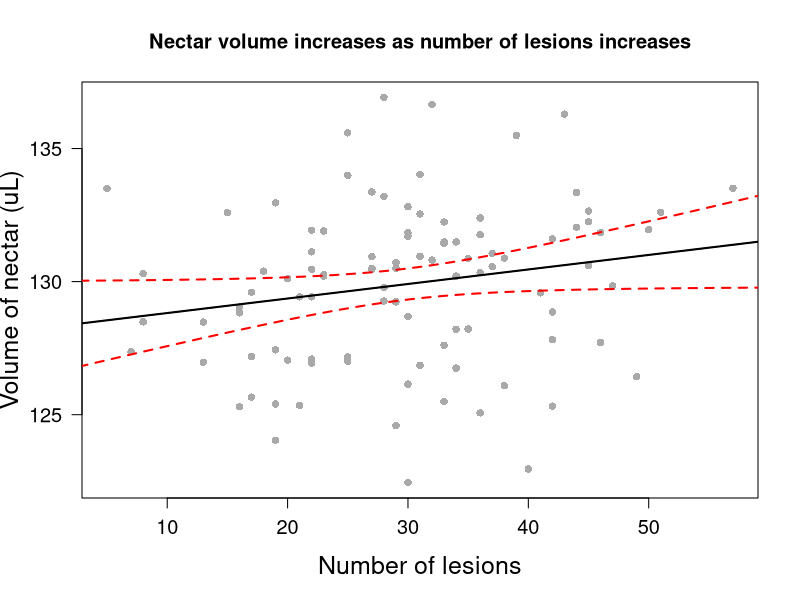
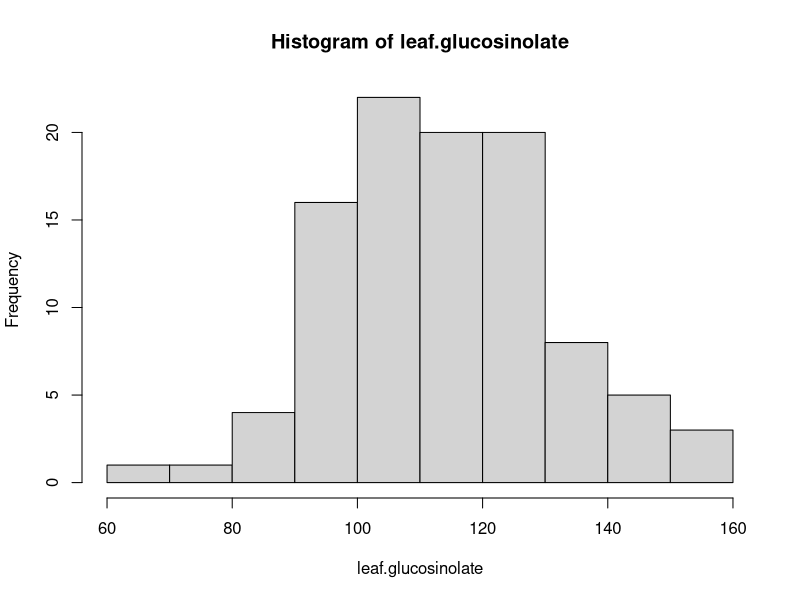
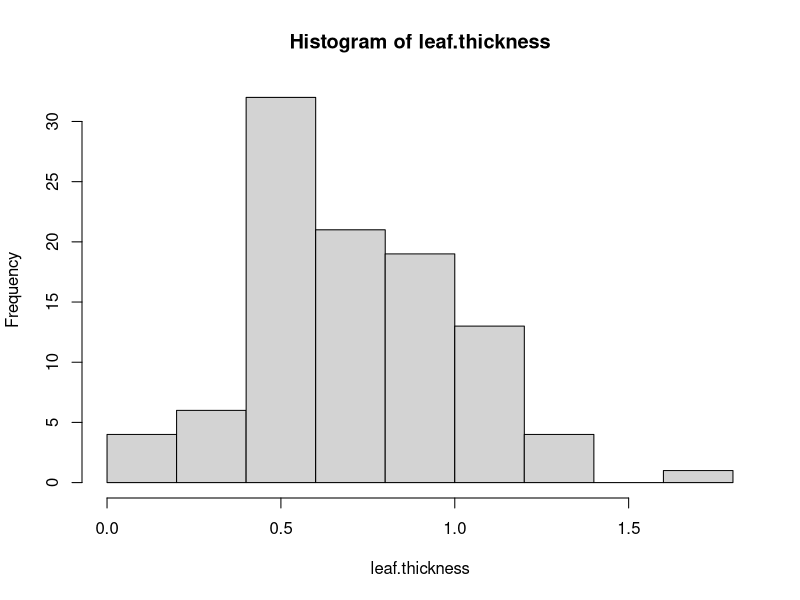
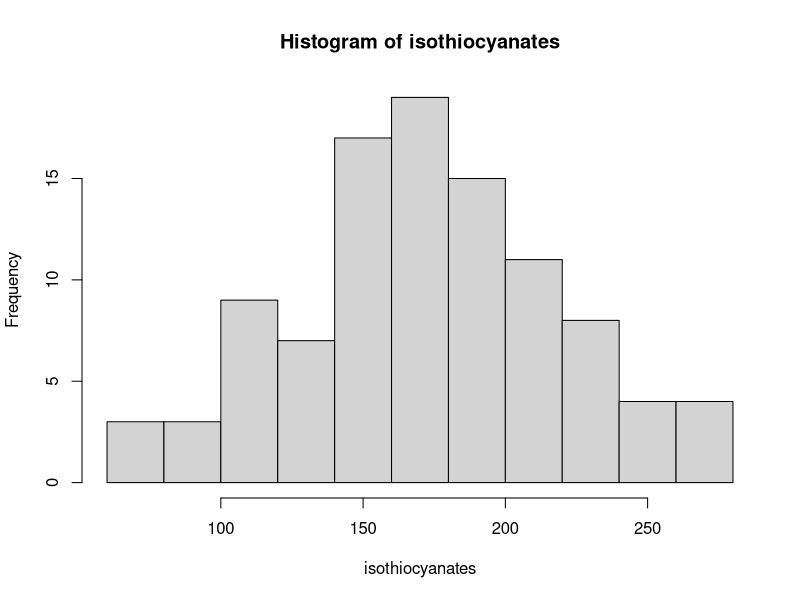
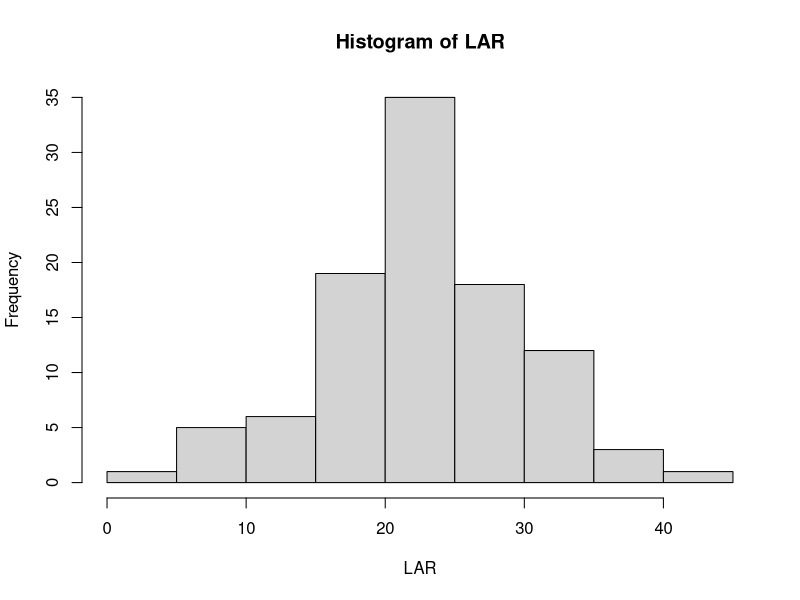
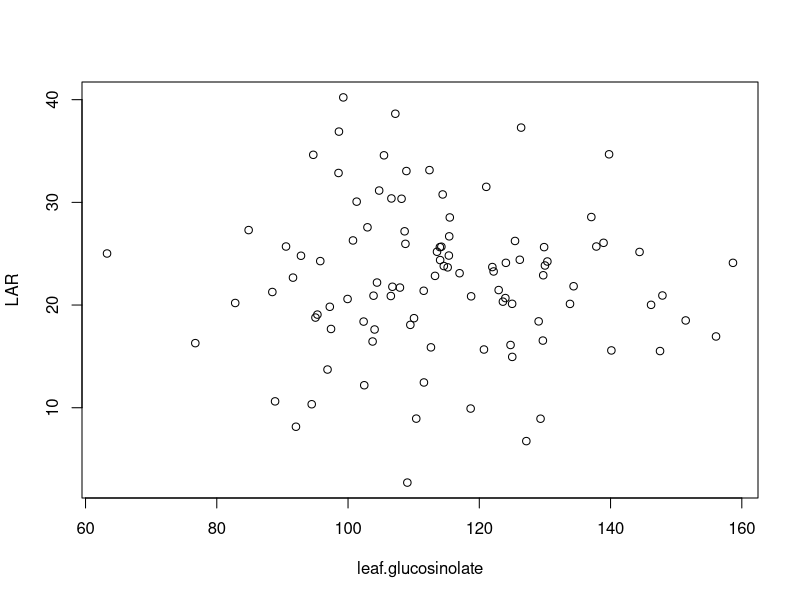
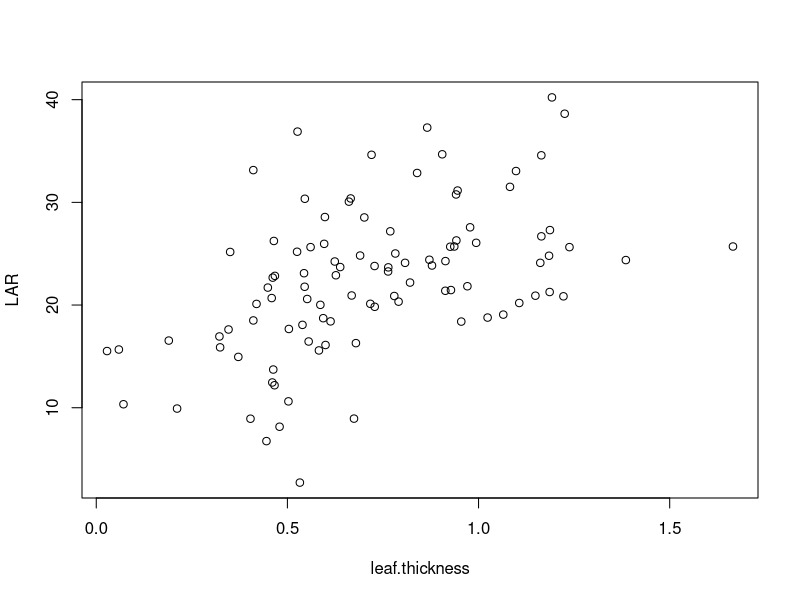
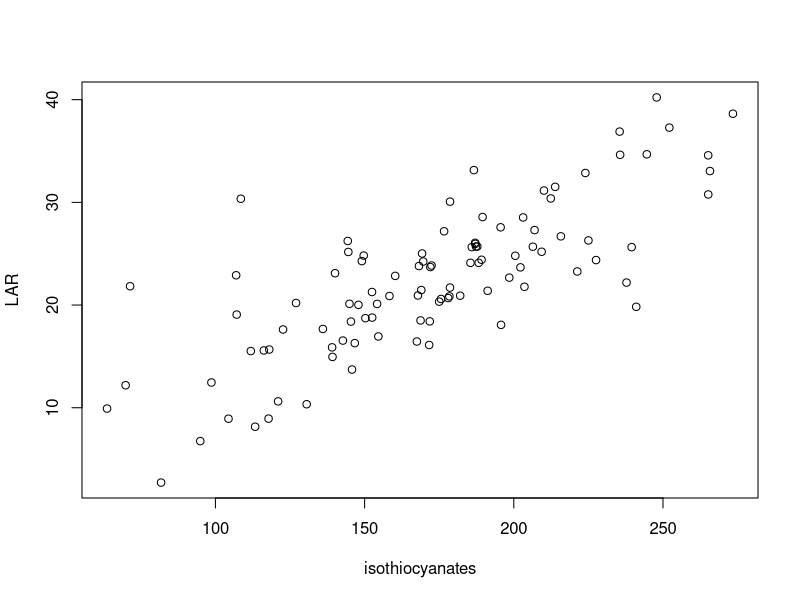

Generate these figures, in order, with R:
# Midterm
# The midterm is due Wednesday, October 25th at 11:15 am. Email the exam to eebbiometry@gmail.com. You need only send this single document (an R text document). Be sure that the code you provide can be run in R as is. Provide all the code used to carry out your analyses (e.g., tests for normality, plotting and tests used during exploratory data analysis, tests for collinearity, lack of fit (if required), diagnostics, etc.). Please annotate all your code so we can follow along step by step. Finally, remember that this is an exam; you are on the honor system to make this an INDIVIDUAL effort please.

#Name: Matthew Tuttle

##################################################################

#1. Below are field measurements of egg mass of treefrogs (We will assume a normal distribution).
egg.mass<-c(3.1, 4.6, 3.9, 3.4, 3.6, 3.7, 3.8, 4.6, 4.7, 4.3, 2.6, 6, 4.7, 3.4, 3.1, 4.9, 3.8, 5.3, 4.4, 5.9, 3.6, 5.1, 5.2, 3.6, 5.3, 2.9, 4.7, 4.7, 3.8, 6.5, 5.1, 6.3, 5.1, 2.7, 4.4, 4.3, 3.7, 5.5, 3.2, 5.6, 4, 2.3, 5.2, 4.4, 4.8, 3.6, 3.7, 4.2, 5.3, 5.3, 5.6, 4.1, 4.1, 5, 4.1, 5, 3.3, 5.9, 5.7)


#A.  Based upon our parameter estimates for a normal distribution, what is the equal tailed 95% interval for any sample drawn from this population (i.e., that is the expected range of 95% of our sample)?

expected.range <- quantile(egg.mass, c(0.025, 0.975))

  
#B. What is the equal tailed 95% interval for OUR sample?

mean.egg.mass <- mean(egg.mass)
sd.egg.mass <- sd(egg.mass)

upper.range <- mean.egg.mass-qnorm(0.025)*sd.egg.mass
lower.range <- mean.egg.mass+qnorm(0.025)*sd.egg.mass


#C. If we were to sample this population tens of thousands of times, what is the expected standard deviation of the means?

# The expected standard deviation of the means would be 1 since the data should be normally distributed.


#D. Calculate the 95% confidence interval

n.egg.mass <- length(egg.mass)
std.error <- sd.egg.mass/sqrt(n.egg.mass)
the.CI <- qt(0.975, df = n.egg.mass-1) * std.error

lower.95.CI <- mean.egg.mass - the.CI
upper.95.CI <- mean.egg.mass + the.CI


#E. Based on our parameter estimates, what is the probability that a sampled egg from the population has an egg mass equal to or less than 3.3

prob3.3 <- pnorm(3.3, mean = mean.egg.mass, sd = sd.egg.mass, lower.tail = TRUE)


##################################################################

#2.  You've sampled tunicates (sessile marine chordates) from m^2 quadrates in Oregon (the data is below).  Based on these data, answer the following questions.

tunicates<-c(13,9,7,4,5,9,5,4,5,6,8,8,6,9,9,5,8,5,6,7,14,9,3,13,9,5,8,4,5,3,6,9,3,2,10,6,8,8,6,9,12,4,19,7)

#A.  What is an appropriate distribution to use to model this data?

# An appropriate distribution for modeling this data is the Poisson distribution since the tunicate data is count data and therefore a discrete distribution should be used over a continuous one. Additionally, the Poisson distribution does not require a set number of trials and is bound from 0 to infinity, both of which fit well with this dataset.

# Test showing that this data fits a Poisson distribution well
library(vcd)
gf <- goodfit(tunicates, type = "poisson")
summary(gf)


#B.  What is/are the parameter estimate(s) for this distribution?

# The parameter estimate for this distribution is lambda, known as the rate parameter. The maximum likelihood estimate of this parameter is the mean of all observations.


#C.  What is the probability that your next quadrate will have 3 or fewer tunicates?

prob.3.fewer <- ppois(3, lambda = mean(tunicates), lower.tail = TRUE)


#D.  What is the probability that your next quadrate will have 9 or greater tunicates?

prob.9.greater <- ppois(8, lambda = mean(tunicates), lower.tail = FALSE)


#E.  Based on our parameter estimates, what is the probability that a quadrat has BETWEEN 3 and 6 tunicates?

prob.between <- dpois(4, lambda = mean(tunicates)) + dpois(5, lambda = mean(tunicates)) # Probability exclusive of the values 3 and 6, therefore only the densities at 4 and 5 are included


#######################################################

#3. Suppose 0.5% of all students seeking treatment at a school infirmary are eventually diagnosed as having mononucleosis.  Of those who do have mono, 90% complain of a sore throat.  But 30% of those who do not have mono also claim to have sore throats.  If a student comes to the infirmary and says he or she has a sore throat, what is the probability the student has mono?

prior <- 0.005 # 0.5% of students seeking treatment have mono
likelihood <- 0.9 # 90% with mono complain of sore throat
no.mono.sore <- 0.3 # 30% of students without mono that have sore throats
observed <- (likelihood * prior) + (no.mono.sore * (1 - prior)) # Probability of the data

prob.mono <- (likelihood * prior) / observed # Probability a student with a sore throat has mono


######################################################

#4.  Here are some data on fish mouth gape and gill raker length. Based on this data, answer the following questions.

gape.cm<-c(100.3, 97.2, 100.8, 105, 102, 101.1, 100, 105.6, 100.8, 102.5, 100.2, 105.5, 103.5, 98.6, 99.3, 98.9, 102.1, 97.7, 98.5, 99.4, 100.3, 100.1, 100.8, 101.2, 95.5, 99.3, 96.5, 97.8, 101.5, 100.4, 101.1, 95.6, 99.1, 95.5, 104.8, 102.4, 98, 101, 101.3, 103.4, 98.6, 98, 99.5, 96.7, 99.5, 100.4, 100.3, 96.2, 98.4)

gill.raker.length.mm<-c(250.7, 230, 257.6, 241.2, 247.7, 252, 251.5, 261.5, 242.7, 245.4, 265.9, 256.1, 238.3, 256.9, 236.2, 244.3, 247.2, 235.7, 253.8, 247.8, 242.4, 251.7, 251.3, 245.5, 237.5, 249.6, 228.8, 241.8, 253.5, 244.1, 242.3, 240.5, 251.6, 241, 253.4, 248.9, 232.5, 250.8, 252.4, 245.9, 238.8, 241.9, 225.1, 232.1, 239.9, 236.1, 253.8, 223.4, 233.2)

#A.  What is the pearson-product moment correlation for these data?

pearson.cor <- cor(gape.cm, gill.raker.length.mm, method = c("pearson"))


#B.  What is the 99% confidence interval around this correlation?

n.gape <- length(gape.cm)
z.pearson.cor <- 0.5 * log((1 + pearson.cor) / (1 - pearson.cor)) # Fisher's r-z transformation
z.se <- sqrt(1 / (n.gape - 3))

upper.z.CI <- z.pearson.cor + qt(0.995, n.gape - 2) * z.se
lower.z.CI <- z.pearson.cor + qt(0.005, n.gape - 2) * z.se

# Backtransformed 99% confidence interval
upper.99.CI <- (exp(2 * upper.z.CI) - 1) / (exp(2 * upper.z.CI) + 1)
lower.99.CI <- (exp(2 * lower.z.CI) - 1) / (exp(2 * lower.z.CI) + 1)


#C.  What units are correlation in?

# Correlation is dimensionless given that the data is z-transformed when calculating correlation.


#D.  What is the covariance between these two?

covariance <- cov(gape.cm, gill.raker.length.mm, method = c("pearson"))


#E.  What units are this covariance in?

# The units of this covariance are cm gape * mm gill raker length. This is because you multiply the units of your variables together when you are calculate the covariance. This value is therefore sensitive to the starting units you use when calculating the covariance. Correlation on the other hand is not, as it standardizes values via z-transformation. If we were to z-transform our data and then calculate the covariance, we would see that the covariance of our z-transformed data is equal to the correlation.


##################################################################

#5. Below are data on total leaf lesions due to viral infection and average nectar volume of flowers (microliters) of deadly nightshade (Atropa belladona). We are interested in knowing whether the number of leaf lesions can predict nectar volume.

#A. Make a pretty figure showing the data, your results, and the 95% confidence interval around the fitted values. Use these data to address the following questions.

nectar.ul <- c(132.6,125.66,133.99,129.78,124.59,131.93,131.49,131.95,130.88,129.6,126.09,132.59,133.5,130.5,133.35,130.46,131.84,136.92,129.24,130.81,127.19,127.05,125.32,127.71,127.44,130.94,125.5,125.3,132.04,132.65,129.04,126.43,122.96,126.15,125.35,127.01,133.2,136.29,135.59,130.46,125.07,132.54,130.3,124.04,131.43,128.21,132.81,131.45,132.25,130.21,125.4,129.43,126.75,131.9,130.34,132.96,127.61,130.39,130.19,129.27,133.51,127.37,131.83,128.48,132.39,131.06,136.65,130.95,134.02,130.87,130.6,130.72,128.86,129.84,128.69,130.5,126.97,129.58,129.43,131.76,128.49,135.49,126.94,130.11,127.82,132.24,122.45,131.49,130.26,131.61,127.09,133.37,128.22,127.17,126.86,128.83,131.12,131.71,130.56,130.21)

lesions <- c(51,17,25,28,29,22,33,50,38,17,38,15,5,29,44,22,46,28,29,32,17,20,42,46,19,27,33,16,44,45,16,49,40,30,21,25,28,43,25,27,36,31,8,19,33,34,30,33,45,34,19,22,34,23,36,19,33,18,34,28,57,7,30,13,36,37,32,31,31,35,45,29,42,47,30,27,13,41,21,36,8,39,22,20,42,33,30,34,23,42,22,27,35,25,31,16,22,30,37,23)


# Generates a linear model looking at volume of nectar as a function of lesions
model <- lm(nectar.ul ~ lesions)

# Calculates 95% confidence interval around fitted values
summary(lesions)
pred.frame <- data.frame(lesions = seq(from = 0, to = 60, length = 200))
pred.conf <- predict(model, interval = "confidence", newdata = pred.frame)
cbind(pred.frame, pred.conf)

# Makes a pretty figure
plot(x = lesions,
     y = nectar.ul,
     pch = 16,
     col="darkgrey",
     xlab="Number of lesions",
     ylab="Volume of nectar (uL)",
     las=1,
     main="Nectar volume increases as number of lesions increases",
     cex.lab=1.5,
     cex.axis=1.2
     )
abline(model)
matlines(pred.frame, pred.conf, lwd = 2, lty = c(1,2,2), col = c("black", "red", "red"))


#B. Use an anova to test the null hypothesis that the slope is different from zero.

anova.test <- anova(model)
prob.not.zero <- anova.test$`Pr(>F)`[1]

# Given that the probability of the slope being different from zero is greater than 0.05, we fail to reject our null hypothesis. Therefore, we accept that the slope is equal to zero, assuming that we are interested at looking at our data at the 95% confidence level with a strict p-value cut off of 0.05.

# p-value can also be calculated by hand
summary(model)
theta <- 0
slope <- model$coefficients[2]
slope.err <- 0.02793 # pulled value from model summary
t.slope <- (slope - theta) / slope.err
by.hand.prob.not.zero <- pt(q = t.slope, df = (length(nectar.ul) - 2), lower.tail = FALSE) * 2


#C. Theory predicts that nectar volume should INCREASE as the number of lesions increases. Test this hypothesis.

# One-tailed t-test used to calculate p-value in one direction to see if the slope is greater than zero.
prob.pos.relationship <- pt(q = t.slope, df = (length(nectar.ul) - 2), lower.tail = FALSE) 

# Given that the p-value is less than 0.05, this indicates that the slope is greater than zero. This means that as theory predicts, nectar volume increases as the number of lesions increases. However, given that we failed to reject our null hypothesis in part B, the appropriateness of using this one-tailed t-test to calculate this p-value is questionable.


#D.  Based on your parameter estimates, what is the 95% confidence interval around the fitted values of a plant with 62 lesions? 

lesions.95.CI <- predict(model, interval = "confidence", newdata = data.frame(lesions = 62))
lesions.lower.95.CI <- lesions.95.CI[2]
lesions.upper.95.CI <- lesions.95.CI[3]


##################################################################

#6. Below is data on a species of wild mustard. Leaf glucosinolate (ug/mg dry weight) and isothiocyanates (ug/mg dry weight) have been implicated in herbivore resistence. Leaf thickness (mm) is the average thickness of leaves based on the average of 10 randomly selected leaves. Using these data, answer the questions below.

leaf.glucosinolate<-c(121.061,151.448,106.522,97.407,110.052,158.652,111.531,109.037,102.374,122.181,144.418,147.539,137.071,124.052,104.414,114.593,108.744,103.743,95.769,76.728,115.18,109.493,88.466,108.89,103.884,113.558,118.682,156.071,129.332,139.775,97.221,146.174,82.809,114.034,107.907,122.952,115.362,94.464,114.42,88.883,102.469,115.418,120.71,123.972,137.832,108.621,90.55,133.821,113.255,104.742,125.003,104.045,124.76,91.614,147.902,112.632,125.443,99.278,116.993,106.76,101.314,100.753,114.221,98.549,92.063,130.005,111.562,98.613,138.934,94.704,110.393,129.742,108.153,63.278,95.036,140.126,129.686,84.854,112.408,130.374,123.597,115.504,92.829,121.988,126.17,126.373,107.206,113.996,102.958,106.608,118.755,96.874,99.928,134.368,95.333,127.166,125.02,105.476,129.876,129.043)

leaf.thickness<-c(1.0822, 0.4109, 0.7796, 0.5038, 0.5937, 1.1615, 0.9131, 0.5326, 0.9548, 0.7634, 0.3503, 0.0282, 0.5981, 0.8078, 0.8208, 0.728, 0.5962, 0.5556, 0.9134, 0.6792, 0.7639, 0.5394, 1.186, 1.098, 1.1487, 0.5253, 0.2114, 0.3222, 0.4034, 0.905, 0.7284, 0.5862, 1.1065, 1.3853, 0.4488, 0.9278, 0.6902, 0.0712, 0.9412, 0.5027, 0.4663, 1.1643, 0.0591, 0.4589, 0.9365, 0.7691, 1.6655, 0.4192, 0.4673, 0.9452, 0.7169, 0.346, 0.5997, 0.4616, 0.6681, 0.324, 0.4646, 1.192, 0.5435, 0.5451, 0.6609, 0.942, 0.926, 0.8393, 0.4795, 0.8782, 0.4605, 0.5265, 0.9938, 0.7201, 0.6742, 0.6268, 0.5456, 0.7823, 1.0237, 0.5825, 0.1897, 1.1867, 0.4108, 0.6239, 0.7908, 0.7012, 1.1844, 0.6381, 0.8714, 0.8657, 1.2253, 0.5606, 0.9779, 0.6655, 1.2221, 0.463, 0.5518, 0.9708, 1.0647, 0.4452, 0.3716, 1.1642, 1.2378, 0.6129)

isothiocyanates<-c(213.87,168.75,158.33,136.02,150.27,185.48,191.24,81.79,145.42,221.28,144.54,111.87,189.54,188.24,237.78,168.22,187.12,167.51,149.08,146.71,202.23,195.73,152.48,265.74,182.03,209.33,63.68,154.61,104.38,244.58,241.03,147.94,127.02,227.57,178.61,169,149.7,130.58,265.17,121.01,69.91,215.77,118.05,178.02,187.34,176.64,187.75,154.19,160.26,210.11,144.93,122.67,171.63,198.49,167.87,139.11,144.35,247.88,140.1,203.57,178.63,225.01,206.39,223.99,113.32,172.42,98.66,235.47,187.04,235.64,117.81,106.95,108.52,169.27,152.54,116.22,142.73,206.96,186.63,169.65,175.01,203.13,200.5,172.03,189.19,252.13,273.45,185.92,195.58,212.39,178.41,145.78,175.61,71.41,107.13,94.92,139.24,265.15,239.5,171.84)

LAR<-c(31.51,18.5,20.88,17.67,18.72,24.11,21.39,2.71,18.39,23.27,25.17,15.52,28.57,24.11,22.19,23.8,25.96,16.45,24.28,16.29,23.67,18.07,21.27,33.05,20.91,25.19,9.92,16.94,8.93,34.68,19.83,20.02,20.2,24.38,21.7,21.46,24.82,10.34,30.77,10.62,12.19,26.69,15.67,20.68,25.7,27.18,25.7,20.11,22.84,31.15,20.12,17.62,16.11,22.67,20.93,15.88,26.24,40.22,23.1,21.78,30.07,26.29,25.68,32.86,8.15,23.85,12.46,36.89,26.06,34.63,8.94,22.9,30.35,25.02,18.78,15.58,16.54,27.3,33.14,24.24,20.33,28.53,24.8,23.7,24.41,37.28,38.63,25.64,27.57,30.38,20.85,13.72,20.59,21.83,19.07,6.75,14.95,34.58,25.64,18.41)

#A. Given the data above of average leaf area removed (mm^2) by caterpillars (LAR), what is the best predictive model of leaf area removed based on the available data?

# Testing for normality
hist(leaf.glucosinolate)
hist(leaf.thickness)
hist(isothiocyanates)
hist(LAR)

library(fBasics)
normalTest(leaf.glucosinolate, method = "da") # Is normal
normalTest(leaf.thickness, method = "da") # Is normal
normalTest(isothiocyanates, method = "da") # Is normal
normalTest(LAR, method = "da") # Is normal

# Backward and forward stepwise model selection
model.full <- lm(LAR ~ leaf.glucosinolate + leaf.thickness + isothiocyanates)
model.back <- step(model.full, LAR ~ leaf.glucosinolate + leaf.thickness + isothiocyanates, direction = "backward")
model.for <- step(lm(LAR ~ 1), scope = list(upper = model.full, lower = ~ 1), direction = "forward")
summary(model.back)
summary(model.for) # Same as model.back

# The best predictive model based on the available data is a model of leaf area removed as a function of isothiocyanates and leaf thickness. Both the backward and forward model selections resulted in this model. Out of all of the possible models using this data, this model has the lowest AIC value (shown below) indicating that this is the best available model.

# AICs of all possible models
model1.1 <- lm(LAR ~ leaf.glucosinolate); AIC(model1.1)
model1.2 <- lm(LAR ~ leaf.thickness); AIC(model1.2)
model1.3 <- lm(LAR ~ isothiocyanates); AIC(model1.3)
model2.1 <- lm(LAR ~ leaf.glucosinolate + leaf.thickness); AIC(model2.1)
model2.2 <- lm(LAR ~ leaf.glucosinolate + isothiocyanates); AIC(model2.2)
model2.3 <- lm(LAR ~ leaf.thickness + isothiocyanates); AIC(model2.3) # Lowest AIC value
model3.1 <- lm(LAR ~ leaf.glucosinolate + leaf.thickness + isothiocyanates); AIC(model3.1)


#B. Based on your model, what is the most important predictor for leaf area removed (and on what do you base this)?

# The most important predictor for leaf area removed is isothiocyanates concentration. When selecting a model, isothiocyanates. The importance of isothiocyanates concentration is also obvious when you plot LAR as a function of isothiocyanates. There is a clear correlation between the two (see below), unlike LAR and either leaf.glucosinolate or leaf.thickness where the correlation is less obvious.

# Plots to look at correlations
plot(LAR ~ leaf.glucosinolate)
plot(LAR ~ leaf.thickness)
plot(LAR ~ isothiocyanates) # Clearest correlation able to be seen


#################################################

#7. Given the data y below, what is the probability AND log likelihood that the data are drawn from the following distributions?

y<-c(1.2,3.4,4.4,5.2)

#A. A normal distribution with a mean of 2 and standard deviation of 3.

dist.A.probs <- dnorm(y, mean = 2, sd = 3)
log.lik.dist.A <- sum(log(dist.A.probs)) # log likelihood drawn from this distribution
prob.dist.A <- exp(log.lik.dist.A) # probability drawn from this distribution


#B. A normal distribution with a mean of 3 and a standard deviation of 1.

dist.B.probs <- dnorm(y, mean = 3, sd = 1)
log.lik.dist.B <- sum(log(dist.B.probs)) # log likelihood drawn from this distribution
prob.dist.B <- exp(log.lik.dist.B) # probability drawn from this distribution


#C. What is the probability and log likelihood of the data based on the maximum likelihood estimate of the mean and standard deviation?

dist.MLE.probs <- dnorm(y, mean = mean(y), sd = sd(y))
log.lik.dist.MLE <- sum(log(dist.MLE.probs)) # log likelihood drawn from this distribution
prob.dist.MLE <- exp(log.lik.dist.MLE) # probability drawn from this distribution
